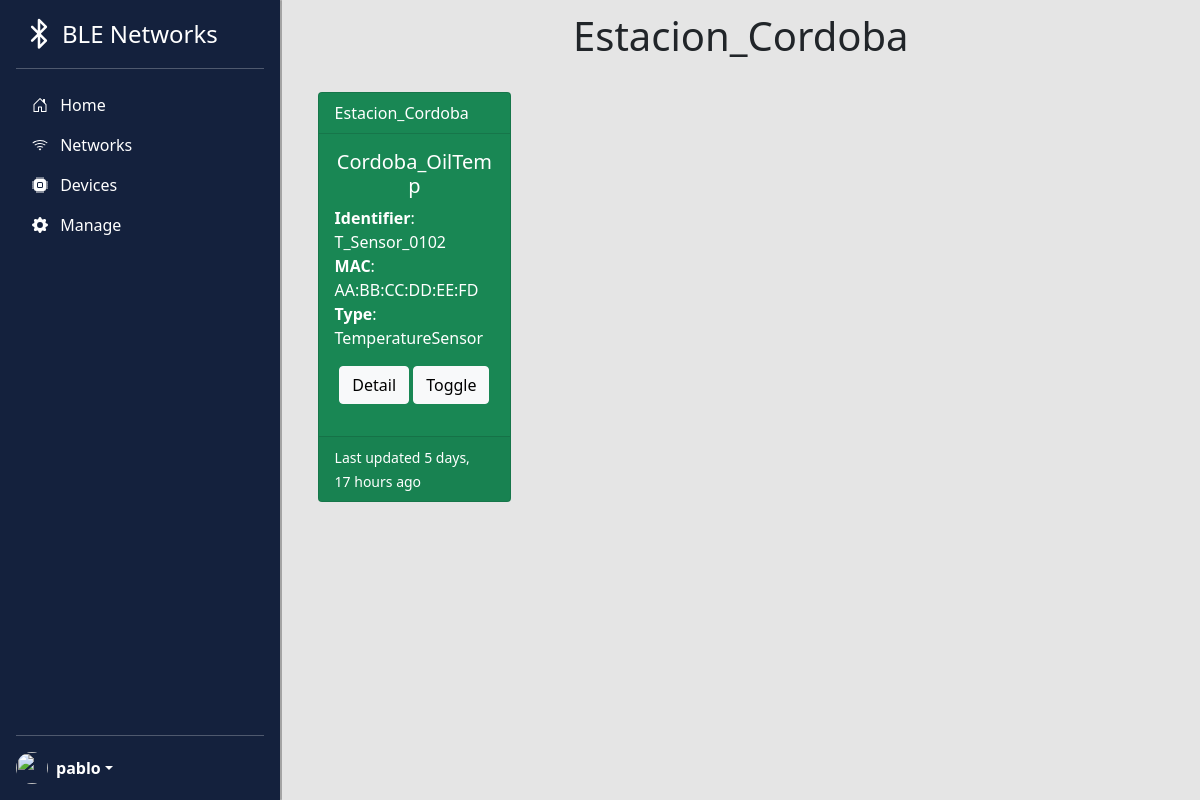
Page /bledevices/network/2 (signed in) on the committed database.
### bledevices/models.py (models this page shows, shortened)
class BleNetwork(models.Model):
    name = models.CharField(max_length=200)
    location = models.CharField(max_length=200)
    active = models.BooleanField(null=False)
    created_at = models.DateTimeField(auto_now_add=True)
    updated_at = models.DateTimeField(auto_now=True)

class BleDevice(models.Model):
    identifier = models.CharField(max_length=200,validators=[MinLengthValidator(5, "Identifier must be greater than 4 characters")])
    friendly_name = models.CharField(max_length=200,validators=[MinLengthValidator(2, "Friendly name must be greater than 1 character")])
    mac = models.CharField(max_length=17,validators=[RegexValidator(regex=MAC_REGEX,message="Expected format is AA:BB:CC:DD:EE:FF")])
    device_type = models.ForeignKey('BleDeviceType', on_delete=models.CASCADE, null=False)
    network = models.ForeignKey('BleNetwork', on_delete=models.CASCADE, null=False)
    active = models.BooleanField(null=False)
    created_at = models.DateTimeField(auto_now_add=True)
    updated_at = models.DateTimeField(auto_now=True)

class BleDeviceType(models.Model):
    name = models.CharField(max_length=50,validators=[MinLengthValidator(2, "Name must be greater than 1 character")])
    def __str__(self):
        return self.name

### bledevices/views.py (the view)
# urls.py: path('network/<int:pk>',views.BleNetworkDetailView.as_view(), name='network_detail'),
class BleNetworkDetailView(DetailView):
    model = BleNetwork
    def get_context_data(self, **kwargs):
        context = super().get_context_data(**kwargs)
        context['connected_devices'] = list(kwargs.get('object').bledevice_set.all())
        return context

### home/context_processors.py (called while the page is built)
def settings(request):
    return {
        'settings': django_settings,
    }

### bledevices/templates/bledevices/blenetwork_detail.html (shortened to what this page needs)
{% extends "base_nav.html" %}
{% load humanize %}
{% block main_page %}
<h1 class="text-center mt-2">{{ blenetwork.name }}</h1>
<p>
{% if connected_devices %}
<div class="container">
    <div class="row">
        {% for device in connected_devices %}
        <div class="col-md-6 col-lg-4 col-xl-3 py-2">
            <div {% if device.active %} class = "card h-100 text-white bg-success mb-3" {% else %} class="card h-100 text-white bg-secondary mb-3" {% endif %}">
                <div class="card-header bg-transparent">{{device.network.name}}</div>
                <div class="card-body">
                    <h5 class="card-text text-center">{{ device.friendly_name}}</h5>
                    <p class="card-text">   <strong>Identifier</strong>: {{ device.identifier }} <br>
                                            <strong>MAC</strong>: {{ device.mac }} <br>
                                            <strong>Type</strong>: {{ device.device_type }}</p>
                    <div class="text-center">
                        <a href="{% url 'bledevices:bledevice_detail' device.id %}" class="btn btn-light">Detail</a>
                        <a href="#" class="btn btn-light" onclick="toggle.call(this,event,'{% url 'bledevices:bledevice_toggle' device.id %}', {{ device.id }}); return false;"> Toggle </a>
                    </div>
                </div>
                <div class="card-footer">
                    <small class="text-white">Last updated {{ device.updated_at | naturaltime }}</small>
                </div>
            </div>
        </div>
        {% endfor %}
    </div>
</div>
{% else %}
    <p class="text-center">There are no BLE devices in this network.</p>
{% endif %}
{% endblock %}

### home/templates/base_nav.html (shortened to what this page needs)
{% extends "base.html" %}
{% load static %}
{% block head %}
<link rel="stylesheet" type="text/css" href="{% static 'bledevices/sidebars.css' %}">
<link rel="stylesheet" type="text/css" href="{% static 'bledevices/css/style.css' %}">
<link rel="stylesheet" type="text/css" href="{% static 'home/fonts/feather/css/feather.css' %}">
{% endblock %}
{% block navbar %}
<div class="d-none d-sm-flex flex-column flex-shrink-0 p-3 text-white dark" style="width: 280px;">
    <a href="{% url 'bledevices:home' %}" class="d-flex align-items-center mb-3 mb-md-0 me-md-auto text-white text-decoration-none">
      <i class="feather icon-bluetooth me-2 ms-2" style="font-size:30px;"></i>
      <span class="fs-4"> BLE Networks</span>
    </a>
    <hr>
    <ul class="nav nav-pills flex-column mb-auto">
      <li class="nav-item">
        <a href="{% url 'bledevices:home' %}" {% if request.path ==  home_url %} class="nav-link active"{% else %}class="nav-link text-white"{% endif %} aria-current="page">
          <svg class="bi me-2" width="16" height="16"><use xlink:href="#home"/></svg>
          Home
        </a>
      </li>
      <li>
        <a href="{% url 'bledevices:network_all' %}"  class="nav-link text-white">
          <svg class="bi me-2" width="16" height="16"><use xlink:href="#wifi"/></svg>
          Networks
        </a>
      </li>
      <li>
        <a href="{% url 'bledevices:all' %}" class="nav-link text-white">
          <svg class="bi me-2" width="16" height="16"><use xlink:href="#cpu"/></svg>
          Devices
        </a>
      </li>
      <li>
        <a href="#manage-collapse" class="nav-link collapsed text-white" data-bs-toggle="collapse" data-bs-target="#manage-collapse">
          <svg class="bi me-2" width="16" height="16"><use xlink:href="#gear-fill"/></svg>
          Manage
        </a>
      </li>
    </ul>
    <hr>
    {% if user.is_authenticated %}
    <div class="dropdown">
      <a href="#" class="d-flex align-items-center text-white text-decoration-none dropdown-toggle" id="dropdownUser1" data-bs-toggle="dropdown" aria-expanded="false">
        <img src="https://static.wikia.nocookie.net/zelda/images/2/26/Link_Artwork_LAR.png/revision/latest/scale-to-width-down/893?cb=20191015020845&path-prefix=es" alt="" width="32" height="32" class="rounded-circle me-2">
        <strong>{{user.username}}</strong>
      </a>
    </div>
    {% else %}
      <a class="nav-link text-white" href="{% url 'login' %}?next={% url 'bledevices:all' %}">
        <svg class="bi me-2" width="16" height="16"><use xlink:href="#people-circle"/></svg>
        Login
      </a>
    {% endif %}
</div>
{% endblock %}
{% block content %}
<div class="container d-flex flex-column mt-5 mt-sm-1" style="overflow-x: hidden;overflow-y: auto;">
  {% block main_page %}
  {% endblock %}
</div>
{% endblock content %}

### bledevices/static/bledevices/sidebars.css (style rules this page uses)
body { min-height: 100vh; min-height: -webkit-fill-available; }
html { height: -webkit-fill-available; }
.bi { vertical-align: -.125em; pointer-events: none; fill: currentColor; }
.dropdown-toggle { outline: 0; }

### bledevices/static/bledevices/css/style.css (style rules this page uses)
:root { --emphasis: #0353A4; --dark: #14213D; --light-grey: #626A69; --light:#E5E5E5; }
.dark { background-color: var(--dark); color: var(--light); }
body { background-color: var(--light); }

### rows in the picture
BleNetwork: name "Estacion_Cordoba"
BleDevice: network.name "Estacion_Cordoba", friendly_name "Cordoba_OilTemp", identifier "T_Sensor_0102", mac "AA:BB:CC:DD:EE:FD", device_type "TemperatureSensor", updated_at "5 days, 17 hours ago"

### other values in the picture
{{ user.username }} "pablo"
